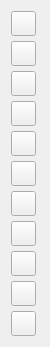
            <widget class="QWidget" name="layoutWidget_4">
             <property name="geometry">
              <rect>
               <x>10</x>
               <y>11</y>
               <width>31</width>
               <height>332</height>
              </rect>
             </property>
             <layout class="QVBoxLayout" name="okLayout_2">
              <property name="spacing">
               <number>5</number>
              </property>
              <property name="sizeConstraint">
               <enum>QLayout::SetDefaultConstraint</enum>
              </property>
              <item>
               <widget class="QWidget" name="restart_from_selftest_wiget" native="true">
                <property name="minimumSize">
                 <size>
                  <width>25</width>
                  <height>25</height>
                 </size>
                </property>
                <property name="maximumSize">
                 <size>
                  <width>25</width>
                  <height>25</height>
                 </size>
                </property>
                <property name="styleSheet">
                 <string notr="true"/>
                </property>
                <widget class="QPushButton" name="restart_from_selftest_btn">
                 <property name="geometry">
                  <rect>
                   <x>0</x>
                   <y>0</y>
                   <width>25</width>
                   <height>25</height>
                  </rect>
                 </property>
                 <property name="minimumSize">
                  <size>
                   <width>25</width>
                   <height>25</height>
                  </size>
                 </property>
                 <property name="maximumSize">
                  <size>
                   <width>25</width>
                   <height>25</height>
                  </size>
                 </property>
                 <property name="text">
                  <string/>
                 </property>
                 <property name="icon">
                  <iconset resource="resource.qrc">
                   <normaloff>:/images/restart_white.png</normaloff>:/images/restart_white.png</iconset>
                 </property>
                </widget>
               </widget>
              </item>
              <item>
               <widget class="QWidget" name="restart_from_update_wiget" native="true">
                <property name="minimumSize">
                 <size>
                  <width>25</width>
                  <height>25</height>
                 </size>
                </property>
                <property name="maximumSize">
                 <size>
                  <width>25</width>
                  <height>25</height>
                 </size>
                </property>
                <property name="styleSheet">
                 <string notr="true"/>
                </property>
                <widget class="QPushButton" name="restart_from_update_btn">
                 <property name="geometry">
                  <rect>
                   <x>0</x>
                   <y>0</y>
                   <width>25</width>
                   <height>25</height>
                  </rect>
                 </property>
                 <property name="minimumSize">
                  <size>
                   <width>25</width>
                   <height>25</height>
                  </size>
                 </property>
                 <property name="maximumSize">
                  <size>
                   <width>25</width>
                   <height>25</height>
                  </size>
                 </property>
                 <property name="text">
                  <string/>
                 </property>
                 <property name="icon">
                  <iconset resource="resource.qrc">
                   <normaloff>:/images/restart_white.png</normaloff>:/images/restart_white.png</iconset>
                 </property>
                </widget>
               </widget>
              </item>
              <item>
               <widget class="QWidget" name="restart_from_heater_wiget" native="true">
                <property name="minimumSize">
                 <size>
                  <width>25</width>
                  <height>25</height>
                 </size>
                </property>
                <property name="maximumSize">
                 <size>
                  <width>25</width>
                  <height>25</height>
                 </size>
                </property>
                <property name="styleSheet">
                 <string notr="true"/>
                </property>
                <widget class="QPushButton" name="restart_from_heater_btn">
                 <property name="geometry">
                  <rect>
                   <x>0</x>
                   <y>0</y>
                   <width>25</width>
                   <height>25</height>
                  </rect>
                 </property>
                 <property name="minimumSize">
                  <size>
                   <width>25</width>
                   <height>25</height>
                  </size>
                 </property>
                 <property name="maximumSize">
                  <size>
                   <width>25</width>
                   <height>25</height>
                  </size>
                 </property>
                 <property name="text">
                  <string/>
                 </property>
                 <property name="icon">
                  <iconset resource="resource.qrc">
                   <normaloff>:/images/restart_white.png</normaloff>:/images/restart_white.png</iconset>
                 </property>
                </widget>
               </widget>
              </item>
              <item>
               <widget class="QWidget" name="restart_from_poe_wiget" native="true">
                <property name="minimumSize">
                 <size>
                  <width>25</width>
                  <height>25</height>
                 </size>
                </property>
                <property name="maximumSize">
                 <size>
                  <width>25</width>
                  <height>25</height>
                 </size>
                </property>
                <property name="styleSheet">
                 <string notr="true"/>
                </property>
                <widget class="QPushButton" name="restart_from_poe_btn">
                 <property name="geometry">
                  <rect>
                   <x>0</x>
                   <y>0</y>
                   <width>25</width>
                   <height>25</height>
                  </rect>
                 </property>
                 <property name="minimumSize">
                  <size>
                   <width>25</width>
                   <height>25</height>
                  </size>
                 </property>
                 <property name="maximumSize">
                  <size>
                   <width>25</width>
                   <height>25</height>
                  </size>
                 </property>
                 <property name="text">
                  <string/>
                 </property>
                 <property name="icon">
                  <iconset resource="resource.qrc">
                   <normaloff>:/images/restart_white.png</normaloff>:/images/restart_white.png</iconset>
                 </property>
                </widget>
               </widget>
              </item>
              <item>
               <widget class="QWidget" name="restart_from_ps_wiget" native="true">
                <property name="minimumSize">
                 <size>
                  <width>25</width>
                  <height>25</height>
                 </size>
                </property>
                <property name="maximumSize">
                 <size>
                  <width>25</width>
                  <height>25</height>
                 </size>
                </property>
                <property name="styleSheet">
                 <string notr="true"/>
                </property>
                <widget class="QPushButton" name="restart_from_ps_btn">
                 <property name="geometry">
                  <rect>
                   <x>0</x>
                   <y>0</y>
                   <width>25</width>
                   <height>25</height>
                  </rect>
                 </property>
                 <property name="minimumSize">
                  <size>
                   <width>25</width>
                   <height>25</height>
                  </size>
                 </property>
                 <property name="maximumSize">
                  <size>
                   <width>25</width>
                   <height>25</height>
                  </size>
                 </property>
                 <property name="text">
                  <string/>
                 </property>
                 <property name="icon">
                  <iconset resource="resource.qrc">
                   <normaloff>:/images/restart_white.png</normaloff>:/images/restart_white.png</iconset>
                 </property>
                </widget>
               </widget>
              </item>
              <item>
               <widget class="QWidget" name="restart_from_inout_wiget" native="true">
                <property name="minimumSize">
                 <size>
                  <width>25</width>
                  <height>25</height>
                 </size>
                </property>
                <property name="maximumSize">
                 <size>
                  <width>25</width>
                  <height>25</height>
                 </size>
                </property>
                <property name="styleSheet">
                 <string notr="true"/>
                </property>
                <widget class="QPushButton" name="restart_from_inout_btn">
                 <property name="geometry">
                  <rect>
                   <x>0</x>
                   <y>0</y>
                   <width>25</width>
                   <height>25</height>
                  </rect>
                 </property>
                 <property name="minimumSize">
                  <size>
                   <width>25</width>
                   <height>25</height>
                  </size>
                 </property>
                 <property name="maximumSize">
                  <size>
                   <width>25</width>
                   <height>25</height>
                  </size>
                 </property>
                 <property name="text">
                  <string/>
                 </property>
                 <property name="icon">
                  <iconset resource="resource.qrc">
                   <normaloff>:/images/restart_white.png</normaloff>:/images/restart_white.png</iconset>
                 </property>
                </widget>
               </widget>
              </item>
              <item>
               <widget class="QWidget" name="restart_from_data_wiget" native="true">
                <property name="minimumSize">
                 <size>
                  <width>25</width>
                  <height>25</height>
                 </size>
                </property>
                <property name="maximumSize">
                 <size>
                  <width>25</width>
                  <height>25</height>
                 </size>
                </property>
                <property name="styleSheet">
                 <string notr="true"/>
                </property>
                <widget class="QPushButton" name="restart_from_data_btn">
                 <property name="enabled">
                  <bool>true</bool>
                 </property>
                 <property name="geometry">
                  <rect>
                   <x>0</x>
                   <y>0</y>
                   <width>25</width>
                   <height>25</height>
                  </rect>
                 </property>
                 <property name="minimumSize">
                  <size>
                   <width>25</width>
                   <height>25</height>
                  </size>
                 </property>
                 <property name="maximumSize">
                  <size>
                   <width>25</width>
                   <height>25</height>
                  </size>
                 </property>
                 <property name="text">
                  <string/>
                 </property>
                 <property name="icon">
                  <iconset resource="resource.qrc">
                   <normaloff>:/images/restart_white.png</normaloff>:/images/restart_white.png</iconset>
                 </property>
                </widget>
               </widget>
              </item>
              <item>
               <widget class="QWidget" name="restart_from_ups_wiget" native="true">
                <property name="minimumSize">
                 <size>
                  <width>25</width>
                  <height>25</height>
                 </size>
                </property>
                <property name="maximumSize">
                 <size>
                  <width>25</width>
                  <height>25</height>
                 </size>
                </property>
                <property name="styleSheet">
                 <string notr="true"/>
                </property>
                <widget class="QPushButton" name="restart_from_ups_btn">
                 <property name="enabled">
                  <bool>true</bool>
                 </property>
                 <property name="geometry">
                  <rect>
                   <x>0</x>
                   <y>0</y>
                   <width>25</width>
                   <height>25</height>
                  </rect>
                 </property>
                 <property name="minimumSize">
                  <size>
                   <width>25</width>
                   <height>25</height>
                  </size>
                 </property>
                 <property name="maximumSize">
                  <size>
                   <width>25</width>
                   <height>25</height>
                  </size>
                 </property>
                 <property name="text">
                  <string/>
                 </property>
                 <property name="icon">
                  <iconset resource="resource.qrc">
                   <normaloff>:/images/restart_white.png</normaloff>:/images/restart_white.png</iconset>
                 </property>
                </widget>
               </widget>
              </item>
              <item>
               <widget class="QWidget" name="restart_from_mac_wiget" native="true">
                <property name="minimumSize">
                 <size>
                  <width>25</width>
                  <height>25</height>
                 </size>
                </property>
                <property name="maximumSize">
                 <size>
                  <width>25</width>
                  <height>25</height>
                 </size>
                </property>
                <property name="styleSheet">
                 <string notr="true"/>
                </property>
                <widget class="QPushButton" name="restart_from_mac_btn">
                 <property name="geometry">
                  <rect>
                   <x>0</x>
                   <y>0</y>
                   <width>25</width>
                   <height>25</height>
                  </rect>
                 </property>
                 <property name="minimumSize">
                  <size>
                   <width>25</width>
                   <height>25</height>
                  </size>
                 </property>
                 <property name="maximumSize">
                  <size>
                   <width>25</width>
                   <height>25</height>
                  </size>
                 </property>
                 <property name="text">
                  <string/>
                 </property>
                 <property name="icon">
                  <iconset resource="resource.qrc">
                   <normaloff>:/images/restart_white.png</normaloff>:/images/restart_white.png</iconset>
                 </property>
                </widget>
               </widget>
              </item>
              <item>
               <widget class="QWidget" name="restart_from_label_wiget" native="true">
                <property name="minimumSize">
                 <size>
                  <width>25</width>
                  <height>25</height>
                 </size>
                </property>
                <property name="maximumSize">
                 <size>
                  <width>25</width>
                  <height>25</height>
                 </size>
                </property>
                <property name="styleSheet">
                 <string notr="true"/>
                </property>
                <widget class="QPushButton" name="restart_from_label_btn">
                 <property name="geometry">
                  <rect>
                   <x>0</x>
                   <y>0</y>
                   <width>25</width>
                   <height>25</height>
                  </rect>
                 </property>
                 <property name="minimumSize">
                  <size>
                   <width>25</width>
                   <height>25</height>
                  </size>
                 </property>
                 <property name="maximumSize">
                  <size>
                   <width>25</width>
                   <height>25</height>
                  </size>
                 </property>
                 <property name="text">
                  <string/>
                 </property>
                 <property name="icon">
                  <iconset resource="resource.qrc">
                   <normaloff>:/images/restart_white.png</normaloff>:/images/restart_white.png</iconset>
                 </property>
                </widget>
               </widget>
              </item>
              <item>
               <widget class="QWidget" name="restart_from_report_wiget" native="true">
                <property name="minimumSize">
                 <size>
                  <width>25</width>
                  <height>25</height>
                 </size>
                </property>
                <property name="maximumSize">
                 <size>
                  <width>25</width>
                  <height>25</height>
                 </size>
                </property>
                <property name="styleSheet">
                 <string notr="true"/>
                </property>
                <widget class="QPushButton" name="restart_from_report_btn">
                 <property name="geometry">
                  <rect>
                   <x>0</x>
                   <y>0</y>
                   <width>25</width>
                   <height>25</height>
                  </rect>
                 </property>
                 <property name="minimumSize">
                  <size>
                   <width>25</width>
                   <height>25</height>
                  </size>
                 </property>
                 <property name="maximumSize">
                  <size>
                   <width>25</width>
                   <height>25</height>
                  </size>
                 </property>
                 <property name="text">
                  <string/>
                 </property>
                 <property name="icon">
                  <iconset resource="resource.qrc">
                   <normaloff>:/images/restart_white.png</normaloff>:/images/restart_white.png</iconset>
                 </property>
                </widget>
               </widget>
              </item>
              <item>
               <spacer name="verticalSpacer_4">
                <property name="orientation">
                 <enum>Qt::Vertical</enum>
                </property>
                <property name="sizeHint" stdset="0">
                 <size>
                  <width>28</width>
                  <height>327</height>
                 </size>
                </property>
               </spacer>
              </item>
             </layout>
            </widget>
